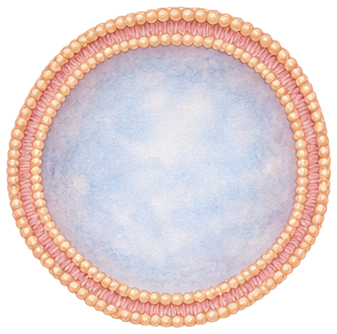
#> input picture projects/anatomy/art-study/farout-cozy/assets/cell.png, 337 x 334 px, found by its file name
$ python refresh.py
#> lines starting #> are read from the running program, lines starting #| are printed output that depends on the picture; after the words box and inside, x2 and y2 are one past the last pixel; in counts of white or black regions, pixels touching at a corner belong together
"""Mechanical exports from own selected raster masters. Run after export.py.
No illustrated scene is used as a background. Coordinates are retained here.
"""
from PIL import Image,ImageDraw,ImageOps
from pathlib import Path
import json,itertools
ROOT=Path(__file__).resolve().parent.parent
A=ROOT/'assets'
S=ROOT/'sources'
RUN=ROOT.parents[3]/'runs/anatomy-style-refresh/vintage-1950'
RUN.mkdir(parents=True,exist_ok=True)
# A plain ivory sheet has no scientific content to pre-empt interaction.
for name in ['cell','arm','ear','digestion']:
 Image.new('RGB',(780,1688),(246,236,212)).save(A/f'{name}-background.webp',lossless=True)
#> this loop made 4 passes
#> pass 1, `Image.new('RGB',(780,1688),(246,236,212)).save(A/f'{name}-background.w..`:
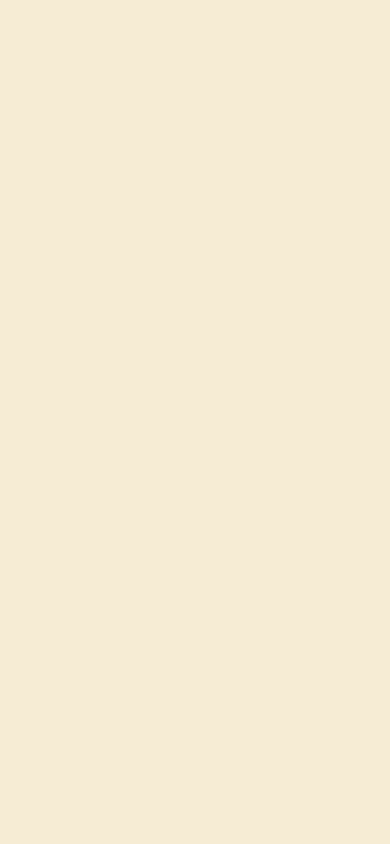
#> saved as cell-background.webp: PIL image 780x1688 RGB (shown at 1/2 size); mean R, G, B 246, 236, 212
# Cut material from the very same membrane bag; keep its pixel magnification.
cell=Image.open(A/'cell.png').convert('RGBA')
#> cell is the input picture: PIL image 337x334 RGBA; mean R, G, B, A 159.1, 142.2, 140.7, 182.5
polygons={
 'water':[(80,205),(92,173),(130,151),(204,124),(282,113),(367,96),(424,83),(450,87),(468,104),(471,133),(466,161),(477,206),(478,245),(461,277),(420,313),(370,340),(322,353),(230,354),(160,351),(115,349),(89,329),(75,292),(75,250)],
 'lipids':[(110,93),(150,62),(190,44),(230,29),(315,25),(380,24),(385,82),(315,98),(250,107),(190,120),(140,140)]
}
for name,points in polygons.items():
 mask=Image.new('L',cell.size);ImageDraw.Draw(mask).polygon(points,fill=255)
 out=cell.copy();out.putalpha(mask);out=out.crop(mask.getbbox());out.save(A/f'{name}.png')
#> this loop made 2 passes
#> pass 1, `out = out.crop(mask.getbbox())`:
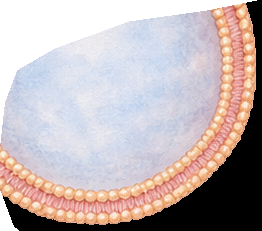
#> out: PIL image 262x231 RGBA; mean R, G, B, A 183.5, 171.7, 174.1, 219.7; transparent parts drawn white
#> pass 2, `out = out.crop(mask.getbbox())`:
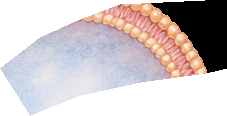
#> out: PIL image 227x116 RGBA; mean R, G, B, A 183.5, 165.1, 165.6, 155.9; transparent parts drawn white
#> after the loop:
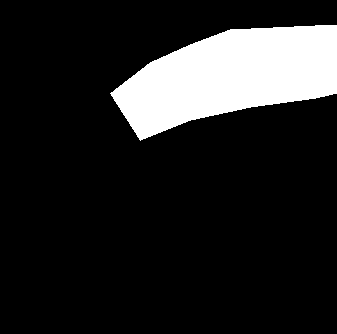
#> mask: PIL image 337x334 L; 14.3% white; 1 white region, box (x1, y1, x2, y2) and area: (110, 25, 337, 141) 16095
# Nuclear components retain the same magnification before and after fitting.
for name,target in [('nucleus',(184,180)),('envelope',(184,180)),('dna',(86,124))]:
 im=Image.open(A/f'{name}.png').convert('RGBA');im=im.crop(im.getbbox())
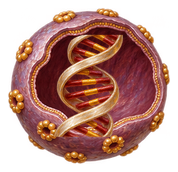
#> input picture projects/anatomy/art-study/farout-macabre/assets/nucleus.png, 178 x 172 px, found by its file name
#> further down, im is the input picture: PIL image 178x172 RGBA; mean R, G, B, A 103.2, 53.9, 44.8, 156.9
#> after `im = im.crop(im.getbbox())`:
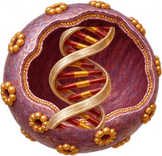
#> im: PIL image 162x156 RGBA; mean R, G, B, A 125.1, 65.2, 54.2, 190.1; transparent parts drawn white
 im=ImageOps.contain(im,target,Image.Resampling.LANCZOS);im.save(A/f'{name}.png')
#> after `im = ImageOps.contain(im, target, Image.Resampling.LANCZOS)`:
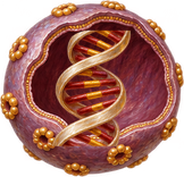
#> im: PIL image 184x177 RGBA; mean R, G, B, A 124.9, 65.6, 54.3, 190.1; transparent parts drawn white
#> (the run stopped early here; a loop or call above may not have finished)
